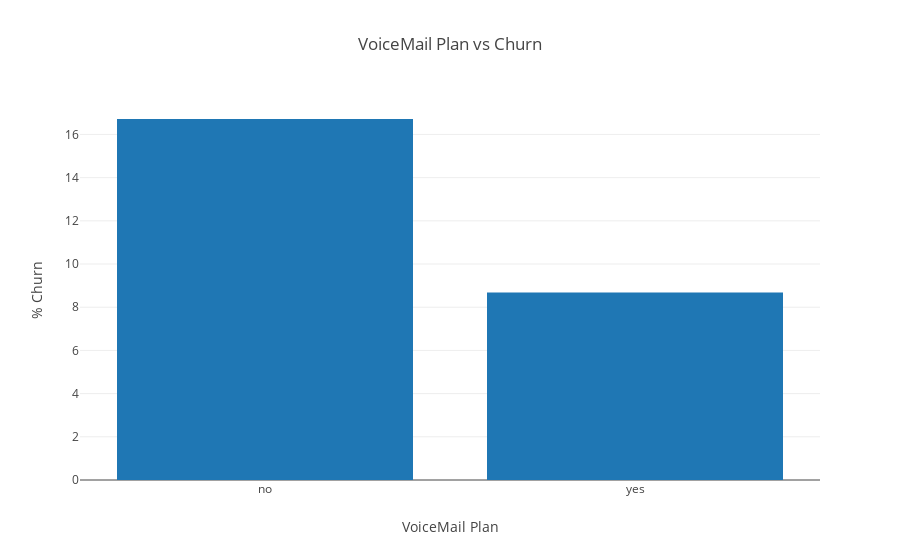

The notebook cell saved with this chart:
### Code cell
barPlot(pctgByVMPlan, title='VoiceMail Plan vs Churn', 
        xaxis="VoiceMail Plan", yaxis="% Churn", xcat=True)

### Figure 1 — Plotly figure (JSON) as saved in the notebook; plotly's stock layout.template omitted (floating-point values rounded to 4 significant figures)
{"data": [{"type": "bar", "x": ["no", "yes"], "y": [16.72, 8.677]}], "layout": {"title": "VoiceMail Plan vs Churn", "xaxis": {"title": "VoiceMail Plan", "type": "category"}, "yaxis": {"title": "% Churn"}}}
